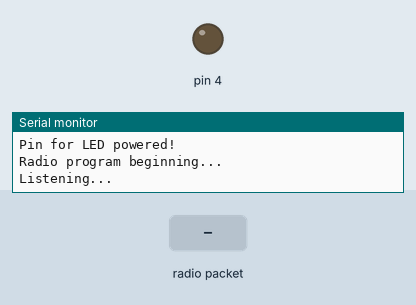
This sketch was run on a simulated Arduino Uno, built with avr-gcc and run on an emulated ATmega328P. On the bench: output pins drawn as LEDs (lit = HIGH), the last lines printed to the serial monitor. The test bench sets the inputs (shaded band). No radio packets arrive unless stated.

Above: at 1.2 s.
1.3 s: radio packet "LED" arrives
At 2.0 s:
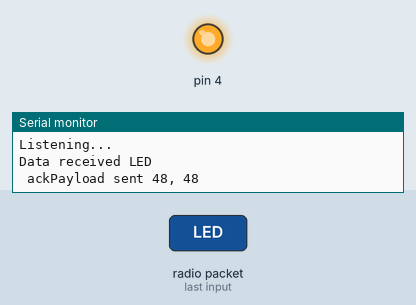
2.8 s: radio packet "WaterLvl" arrives
4.3 s: radio packet "Water" arrives
Timing chart, 0 to 7.3 s (numbered marks = the images above; inputs shaded):
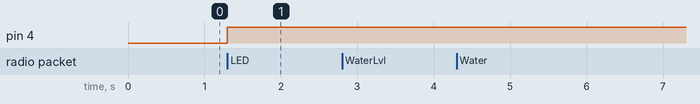

Measured:
- after the input at 1.3 s, pin 4: LOW → HIGH at once

The sketch:

Rx_ACK_v.1.1.2_outdoorTest.ino
```cpp
//SLAVE - RECEIVER
#include <SPI.h>
#include <nRF24L01.h>
#include <RF24.h>

#define CE_PIN 7 //Define the pins
#define CSN_PIN 8

const byte address[5] = {'R', 'x', 'A', 'A', 'A'}; //The address in the pipe

RF24 radio(CE_PIN, CSN_PIN); //Create radio

char dataReceived[10]; //MUST MATCH Tx
int ackData[2] = {109, -4000}; //ACK data we send to master, to confirm received data
bool newData = false; //Boolean used for obvious reasons
int moistureLevel = 438;
int trashLevel = 75;
int waterOn = 0;

// Vars for LED control 0 is off 1 is on
int LEDState = 0;
bool LED = false;
//======================>


void setup() {// put your setup code here, to run once:
  Serial.begin(9600);
  pinMode(4, OUTPUT);
  Serial.println("Pin for LED powered!");
  Serial.println("Radio program beginning...");
  radio.begin(); //Begin radio setup
  radio.setDataRate( RF24_250KBPS ); //Setting our data rate, lower means farther
  radio.setPALevel(RF24_PA_HIGH);
  radio.openReadingPipe(1, address); //Open the reading pipe to our Tx
  radio.enableAckPayload(); //Enable ackknowledgment of payloads
  radio.writeAckPayload(1, &ackData, sizeof(ackData)); //pre-load our acknowledgment data, when message is received on pipe, ack data will send what is in buffer
                                                      //(pipe, buf, size)

  radio.startListening(); //Start receiver mode
  Serial.println("Listening...");

}
//=================================>>

void loop() {// put your main code here, to run repeatedly:
  getData();
  showData();

}
//=================================>>

void getData() { //Function to grab new data off pipe
  if(radio.available()){ //If there is data in the pipe address
    radio.read(&dataReceived, sizeof(dataReceived)); //Read it
    processData(); //Update our ACK data in this function
    newData = true; //Set the newData flag to true
  }
}
//=================================>>
void showData() { //Show data
  if(newData == true){  //If there is new data, print it out
        Serial.print("Data received ");
        Serial.println(dataReceived);
        Serial.print(" ackPayload sent "); //Print our ackPayload
        Serial.print(ackData[0]); //Send data in ackData index 0
        Serial.print(", ");
        Serial.println(ackData[1]); //Same for index 1
        newData = false; //newData is now false
  }
}
//=================================>>
void processData() { //Update our acknowledgment data

    if(strcmp(dataReceived, "WaterLvl") == 0){ // If the received command is WaterLvl
      ackData[0] = '0'; //Assign this value to ackData index 0
      ackData[1] = moistureLevel; //Include the moisture level
    radio.writeAckPayload(1, &ackData, sizeof(ackData)); // load the payload for the next time it receives something
   /** ackData[0] = '0';
    ackData[1] = '0'; **/
    }
    if(strcmp(dataReceived, "Water") == 0){
      waterOn ++;
      ackData[0] = '0';
      ackData[1] = waterOn;
    radio.writeAckPayload(1, &ackData, sizeof(ackData)); // load the payload for the next time it receives something
   /** ackData[0] = '0';
    ackData[1] = '0'; **/
    }
    if(strcmp(dataReceived, "Reset") == 0){
     waterOn = 0;
    }
    if(strcmp(dataReceived, "TrashLvl") == 0){
      ackData[0] = '0';
      ackData[1] = trashLevel;
    radio.writeAckPayload(1, &ackData, sizeof(ackData)); // load the payload for the next time it receives something
    ackData[0] = '0';
    ackData[1] = '0';
    }
    if(strcmp(dataReceived, "LEDSTATE") == 0){
      ackData[0] = '0';
      ackData[1] = checkLEDState();
    radio.writeAckPayload(1, &ackData, sizeof(ackData)); // load the payload for the next time it receives something
    ackData[0] = '0';
    ackData[1] = '0';
    }
    if(strcmp(dataReceived, "LED") == 0){
      changeLEDState();
      ackData[0] = '0';
      ackData[1] = checkLEDState();
    radio.writeAckPayload(1, &ackData, sizeof(ackData)); // load the payload for the next time it receives something
    ackData[0] = '0';
    ackData[1] = '0';
    }
    else{
     /** ackData[0] -= 1; //Index 0 is now value - 1
      ackData[1] -= 1;// Same for Index 1
      if (ackData[0] < 100) { //Reset data if its below 100
          ackData[0] = 109;
      }
      if (ackData[1] < -4009) { //Same below 4000
          ackData[1] = -4000;
      }
    radio.writeAckPayload(1, &ackData, sizeof(ackData)); // load the payload for the next time it receives something **/
    Serial.println("Received but did nothing");
    }
}
int checkLEDState(){
  return LEDState;
}
void changeLEDState(){
  if(!LED){
    LEDState = 1;
    LED = true;
    digitalWrite(4, HIGH);
  }
  else{
    LEDState = 0;
    LED = false;
    digitalWrite(4, LOW);
  }
}
```
